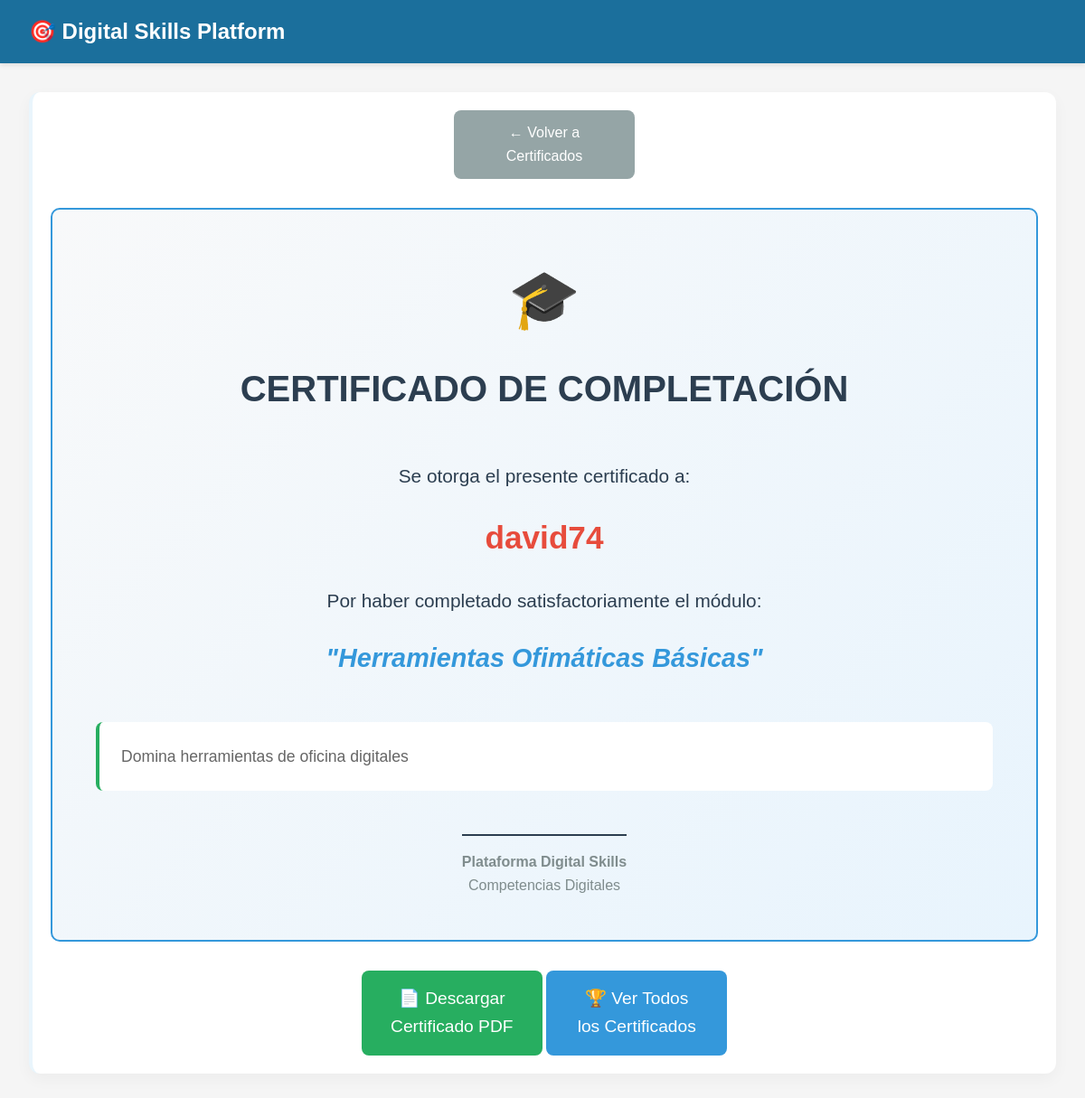
Screenshot of /certificados/ver/1/ (signed in) with the database file from the repository.
### modulos_aprendizaje/models.py (models this page shows, shortened)
class Modulo(models.Model):
    nombre = models.CharField(max_length=100)
    descripcion = models.TextField()
    duracion_minutos = models.IntegerField()
    nivel_dificultad = models.CharField(max_length=20, choices=[
        ('basico', 'Básico'),
        ('intermedio', 'Intermedio'),
        ('avanzado', 'Avanzado')
    ])
    orden = models.IntegerField(default=1)

### certificacion_digital/views.py (the view)
# urls.py: path('ver/<int:modulo_id>/', views.ver_certificado, name='ver_certificado'),
@login_required
def ver_certificado(request, modulo_id):
    modulo = get_object_or_404(Modulo, id=modulo_id)
    try:
        progreso = ProgresoUsuario.objects.get(
            usuario=request.user,
            modulo=modulo,
            completado=True
        )
    except ProgresoUsuario.DoesNotExist:
        return render(request, 'certificados/error.html', {
            'mensaje': 'Debes completar el módulo antes de ver el certificado.'
        })
    return render(request, 'certificados/ver_certificado.html', {
        'modulo': modulo,
        'usuario': request.user
    })

### templates/certificados/ver_certificado.html
{% extends 'base.html' %}
{% block content %}
<div class="card">
    <div style="text-align: center; margin-bottom: 2rem;">
        <a href="{% url 'lista_certificados' %}" class="btn" style="background: #95a5a6;">← Volver a Certificados</a>
    </div>
    <div style="border: 2px solid #3498db; border-radius: 10px; padding: 3rem; background: linear-gradient(135deg, #f8f9fa, #e8f4fd); margin: 2rem 0;">
        <div style="text-align: center; margin-bottom: 2rem;">
            <span style="font-size: 4rem;">🎓</span>
            <h1 style="color: #2c3e50; margin: 1rem 0; font-size: 2.5rem;">CERTIFICADO DE COMPLETACIÓN</h1>
        </div>
        <div style="text-align: center; margin: 3rem 0;">
            <p style="font-size: 1.3rem; color: #2c3e50;">Se otorga el presente certificado a:</p>
            <h2 style="color: #e74c3c; font-size: 2.2rem; margin: 1.5rem 0; font-weight: bold;">
                {{ usuario.get_full_name|default:usuario.username }}
            </h2>
            <p style="font-size: 1.3rem; color: #2c3e50;">Por haber completado satisfactoriamente el módulo:</p>
            <h3 style="color: #3498db; font-size: 1.8rem; margin: 1.5rem 0; font-style: italic;">
                "{{ modulo.nombre }}"
            </h3>
        </div>
        <div style="background: white; padding: 1.5rem; border-radius: 8px; margin: 2rem 0; border-left: 4px solid #27ae60;">
            <p style="color: #666; margin: 0; font-size: 1.1rem;">
                {{ modulo.descripcion }}
            </p>
        </div>
        <div style="text-align: center; margin-top: 3rem;">
            <div style="display: inline-block; border-top: 2px solid #2c3e50; padding-top: 1rem;">
                <p style="color: #7f8c8d; margin: 0;">
                    <strong>Plataforma Digital Skills</strong><br>
                    Competencias Digitales
                </p>
            </div>
        </div>
    </div>
    <div style="text-align: center; margin-top: 2rem;">
        <a href="{% url 'generar_certificado' modulo.id %}" class="btn" style="background: #27ae60; padding: 1rem 2rem; font-size: 1.2rem;">
            📄 Descargar Certificado PDF
        </a>
        <a href="{% url 'lista_certificados' %}" class="btn" style="background: #3498db; padding: 1rem 2rem; font-size: 1.2rem;">
            🏆 Ver Todos los Certificados
        </a>
    </div>
</div>
{% endblock %}

### static/css/style.css (style rules this page uses)
* { margin: 0; padding: 0; box-sizing: border-box; }
body { font-family: 'Arial', sans-serif; background: #f5f5f5; line-height: 1.6; }
:root { --bg: #f6f8fa; --primary: #2D9CDB; --primary-dark: #1B6F9C; --secondary: #6C5CE7; --success: #27AE60; --danger: #E74C3C; --accent: #F39C12; --muted: #6b7a86; }
.btn { background: var(--primary); color: white; padding: 12px 24px; border: none; border-radius: 8px; cursor: pointer; text-decoration: none; display: inline-block; font-size: 1rem; transition: all 0.3s ease; margin-top: auto; width: 100%; max-width: 200px; }
.card { background: white; border-radius: 12px; padding: 1.25rem; box-shadow: 0 6px 18px rgba(0,0,0,0.04); border-left: 4px solid rgba(45,156,219,0.10); margin-bottom: 1rem; }

### rows the page displays
Modulo: nombre "Herramientas Ofimáticas Básicas", descripcion "Domina herramientas de oficina digitales"

### other values shown
{{ usuario.get_full_name|default:usuario.username }} "david74"
